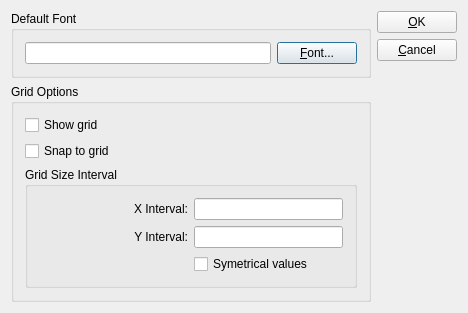
<ui version="4.0" >
 <author></author>
 <comment> * Copyright (c) 2002-2006 by OpenMFG, LLC
 *
 * This program is free software; you can redistribute it and/or modify
 * it under the terms of the GNU General Public License as published by
 * the Free Software Foundation; either version 2 of the License, or
 * (at your option) any later version.
 *
 * This program is distributed in the hope that it will be useful,
 * but WITHOUT ANY WARRANTY; without even the implied warranty of
 * MERCHANTABILITY or FITNESS FOR A PARTICULAR PURPOSE.  See the
 * GNU General Public License for more details.
 *
 * You should have received a copy of the GNU General Public License
 * along with this program; if not, write to the Free Software
 * Foundation, Inc., 59 Temple Place, Suite 330, Boston, MA  02111-1307  USA
 *
 * If you do not wish to be bound by the terms of the GNU General Public
 * License, DO NOT USE THIS SOFTWARE.  Please contact OpenMFG, LLC at
 * info@openmfg.com for details on how to purchase a commercial license.</comment>
 <exportmacro></exportmacro>
 <class>EditPreferences</class>
 <widget class="QDialog" name="EditPreferences" >
  <property name="geometry" >
   <rect>
    <x>0</x>
    <y>0</y>
    <width>468</width>
    <height>277</height>
   </rect>
  </property>
  <property name="sizePolicy" >
   <sizepolicy>
    <hsizetype>5</hsizetype>
    <vsizetype>3</vsizetype>
    <horstretch>0</horstretch>
    <verstretch>0</verstretch>
   </sizepolicy>
  </property>
  <property name="windowTitle" >
   <string>Preferences</string>
  </property>
  <layout class="QHBoxLayout" >
   <property name="margin" >
    <number>11</number>
   </property>
   <property name="spacing" >
    <number>6</number>
   </property>
   <item>
    <layout class="QVBoxLayout" >
     <property name="margin" >
      <number>0</number>
     </property>
     <property name="spacing" >
      <number>6</number>
     </property>
     <item>
      <widget class="QGroupBox" name="_bgDefaultFont" >
       <property name="title" >
        <string>Default Font</string>
       </property>
       <layout class="QHBoxLayout" >
        <property name="margin" >
         <number>11</number>
        </property>
        <property name="spacing" >
         <number>6</number>
        </property>
        <item>
         <widget class="QLineEdit" name="_leDefaultFont" >
          <property name="frame" >
           <bool>true</bool>
          </property>
          <property name="readOnly" >
           <bool>true</bool>
          </property>
         </widget>
        </item>
        <item>
         <widget class="QPushButton" name="_btnChangeFont" >
          <property name="text" >
           <string>&amp;Font...</string>
          </property>
         </widget>
        </item>
       </layout>
      </widget>
     </item>
     <item>
      <widget class="QGroupBox" name="_gbGridOptions" >
       <property name="title" >
        <string>Grid Options</string>
       </property>
       <layout class="QVBoxLayout" >
        <property name="margin" >
         <number>11</number>
        </property>
        <property name="spacing" >
         <number>6</number>
        </property>
        <item>
         <widget class="QCheckBox" name="_cbShowGrid" >
          <property name="text" >
           <string>Show grid</string>
          </property>
         </widget>
        </item>
        <item>
         <widget class="QCheckBox" name="_cbSnapGrid" >
          <property name="text" >
           <string>Snap to grid</string>
          </property>
         </widget>
        </item>
        <item>
         <widget class="QGroupBox" name="_gbGridSize" >
          <property name="sizePolicy" >
           <sizepolicy>
            <hsizetype>5</hsizetype>
            <vsizetype>3</vsizetype>
            <horstretch>0</horstretch>
            <verstretch>0</verstretch>
           </sizepolicy>
          </property>
          <property name="title" >
           <string>Grid Size Interval</string>
          </property>
          <layout class="QGridLayout" >
           <property name="margin" >
            <number>11</number>
           </property>
           <property name="spacing" >
            <number>6</number>
           </property>
           <item row="0" column="0" >
            <widget class="QLabel" name="_lblGridSizeX" >
             <property name="text" >
              <string>X Interval:</string>
             </property>
             <property name="alignment" >
              <set>Qt::AlignRight|Qt::AlignTrailing|Qt::AlignVCenter</set>
             </property>
            </widget>
           </item>
           <item row="1" column="0" >
            <widget class="QLabel" name="_lblGridSizeY" >
             <property name="text" >
              <string>Y Interval:</string>
             </property>
             <property name="alignment" >
              <set>Qt::AlignRight|Qt::AlignTrailing|Qt::AlignVCenter</set>
             </property>
            </widget>
           </item>
           <item row="0" column="1" >
            <widget class="QLineEdit" name="_leGridSizeX" />
           </item>
           <item row="1" column="1" >
            <widget class="QLineEdit" name="_leGridSizeY" />
           </item>
           <item row="2" column="1" >
            <widget class="QCheckBox" name="_cbGridSymetrical" >
             <property name="text" >
              <string>Symetrical values</string>
             </property>
            </widget>
           </item>
           <item row="2" column="0" >
            <spacer>
             <property name="orientation" >
              <enum>Qt::Horizontal</enum>
             </property>
             <property name="sizeType" >
              <enum>QSizePolicy::MinimumExpanding</enum>
             </property>
             <property name="sizeHint" >
              <size>
               <width>40</width>
               <height>20</height>
              </size>
             </property>
            </spacer>
           </item>
          </layout>
         </widget>
        </item>
       </layout>
      </widget>
     </item>
     <item>
      <spacer>
       <property name="orientation" >
        <enum>Qt::Vertical</enum>
       </property>
       <property name="sizeType" >
        <enum>QSizePolicy::Expanding</enum>
       </property>
       <property name="sizeHint" >
        <size>
         <width>20</width>
         <height>40</height>
        </size>
       </property>
      </spacer>
     </item>
    </layout>
   </item>
   <item>
    <layout class="QVBoxLayout" >
     <property name="margin" >
      <number>0</number>
     </property>
     <property name="spacing" >
      <number>6</number>
     </property>
     <item>
      <widget class="QPushButton" name="_btnOk" >
       <property name="text" >
        <string>&amp;OK</string>
       </property>
      </widget>
     </item>
     <item>
      <widget class="QPushButton" name="_btnCancel" >
       <property name="text" >
        <string>&amp;Cancel</string>
       </property>
      </widget>
     </item>
     <item>
      <spacer>
       <property name="orientation" >
        <enum>Qt::Vertical</enum>
       </property>
       <property name="sizeType" >
        <enum>QSizePolicy::Expanding</enum>
       </property>
       <property name="sizeHint" >
        <size>
         <width>20</width>
         <height>40</height>
        </size>
       </property>
      </spacer>
     </item>
    </layout>
   </item>
  </layout>
 </widget>
 <layoutdefault spacing="6" margin="11" />
 <pixmapfunction>qPixmapFromMimeSource</pixmapfunction>
 <resources/>
 <connections>
  <connection>
   <sender>_btnCancel</sender>
   <signal>clicked()</signal>
   <receiver>EditPreferences</receiver>
   <slot>reject()</slot>
   <hints>
    <hint type="sourcelabel" >
     <x>20</x>
     <y>20</y>
    </hint>
    <hint type="destinationlabel" >
     <x>20</x>
     <y>20</y>
    </hint>
   </hints>
  </connection>
  <connection>
   <sender>_btnOk</sender>
   <signal>clicked()</signal>
   <receiver>EditPreferences</receiver>
   <slot>accept()</slot>
   <hints>
    <hint type="sourcelabel" >
     <x>20</x>
     <y>20</y>
    </hint>
    <hint type="destinationlabel" >
     <x>20</x>
     <y>20</y>
    </hint>
   </hints>
  </connection>
  <connection>
   <sender>_cbGridSymetrical</sender>
   <signal>toggled(bool)</signal>
   <receiver>_lblGridSizeY</receiver>
   <slot>setDisabled(bool)</slot>
   <hints>
    <hint type="sourcelabel" >
     <x>20</x>
     <y>20</y>
    </hint>
    <hint type="destinationlabel" >
     <x>20</x>
     <y>20</y>
    </hint>
   </hints>
  </connection>
  <connection>
   <sender>_cbGridSymetrical</sender>
   <signal>toggled(bool)</signal>
   <receiver>_leGridSizeY</receiver>
   <slot>setDisabled(bool)</slot>
   <hints>
    <hint type="sourcelabel" >
     <x>20</x>
     <y>20</y>
    </hint>
    <hint type="destinationlabel" >
     <x>20</x>
     <y>20</y>
    </hint>
   </hints>
  </connection>
 </connections>
</ui>
